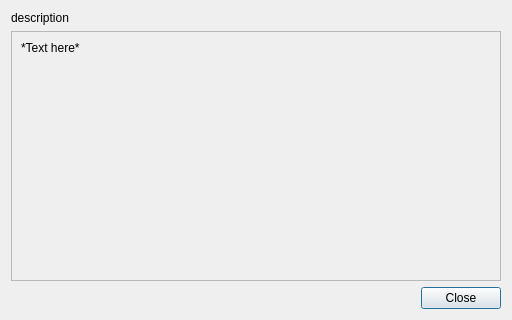
<?xml version="1.0" encoding="UTF-8"?>
<ui version="4.0">
 <class>Dialog</class>
 <widget class="QDialog" name="Dialog">
  <property name="geometry">
   <rect>
    <x>0</x>
    <y>0</y>
    <width>512</width>
    <height>320</height>
   </rect>
  </property>
  <property name="minimumSize">
   <size>
    <width>512</width>
    <height>320</height>
   </size>
  </property>
  <property name="windowTitle">
   <string>Dialog</string>
  </property>
  <layout class="QVBoxLayout" name="verticalLayout">
   <item>
    <widget class="QLabel" name="description">
     <property name="text">
      <string>description</string>
     </property>
     <property name="margin">
      <number>8</number>
     </property>
    </widget>
   </item>
   <item>
    <widget class="QScrollArea" name="scrollArea">
     <property name="horizontalScrollBarPolicy">
      <enum>Qt::ScrollBarAlwaysOff</enum>
     </property>
     <property name="widgetResizable">
      <bool>true</bool>
     </property>
     <widget class="QWidget" name="scrollAreaWidgetContents">
      <property name="geometry">
       <rect>
        <x>0</x>
        <y>0</y>
        <width>496</width>
        <height>229</height>
       </rect>
      </property>
      <layout class="QVBoxLayout" name="verticalLayout_2">
       <item>
        <widget class="QLabel" name="richText">
         <property name="text">
          <string>*Text here*</string>
         </property>
         <property name="textFormat">
          <enum>Qt::MarkdownText</enum>
         </property>
         <property name="alignment">
          <set>Qt::AlignLeading|Qt::AlignLeft|Qt::AlignTop</set>
         </property>
        </widget>
       </item>
      </layout>
     </widget>
    </widget>
   </item>
   <item>
    <widget class="QDialogButtonBox" name="buttonBox">
     <property name="orientation">
      <enum>Qt::Horizontal</enum>
     </property>
     <property name="standardButtons">
      <set>QDialogButtonBox::Close</set>
     </property>
    </widget>
   </item>
  </layout>
 </widget>
 <resources/>
 <connections>
  <connection>
   <sender>buttonBox</sender>
   <signal>accepted()</signal>
   <receiver>Dialog</receiver>
   <slot>accept()</slot>
   <hints>
    <hint type="sourcelabel">
     <x>248</x>
     <y>254</y>
    </hint>
    <hint type="destinationlabel">
     <x>157</x>
     <y>274</y>
    </hint>
   </hints>
  </connection>
  <connection>
   <sender>buttonBox</sender>
   <signal>rejected()</signal>
   <receiver>Dialog</receiver>
   <slot>reject()</slot>
   <hints>
    <hint type="sourcelabel">
     <x>316</x>
     <y>260</y>
    </hint>
    <hint type="destinationlabel">
     <x>286</x>
     <y>274</y>
    </hint>
   </hints>
  </connection>
 </connections>
</ui>
